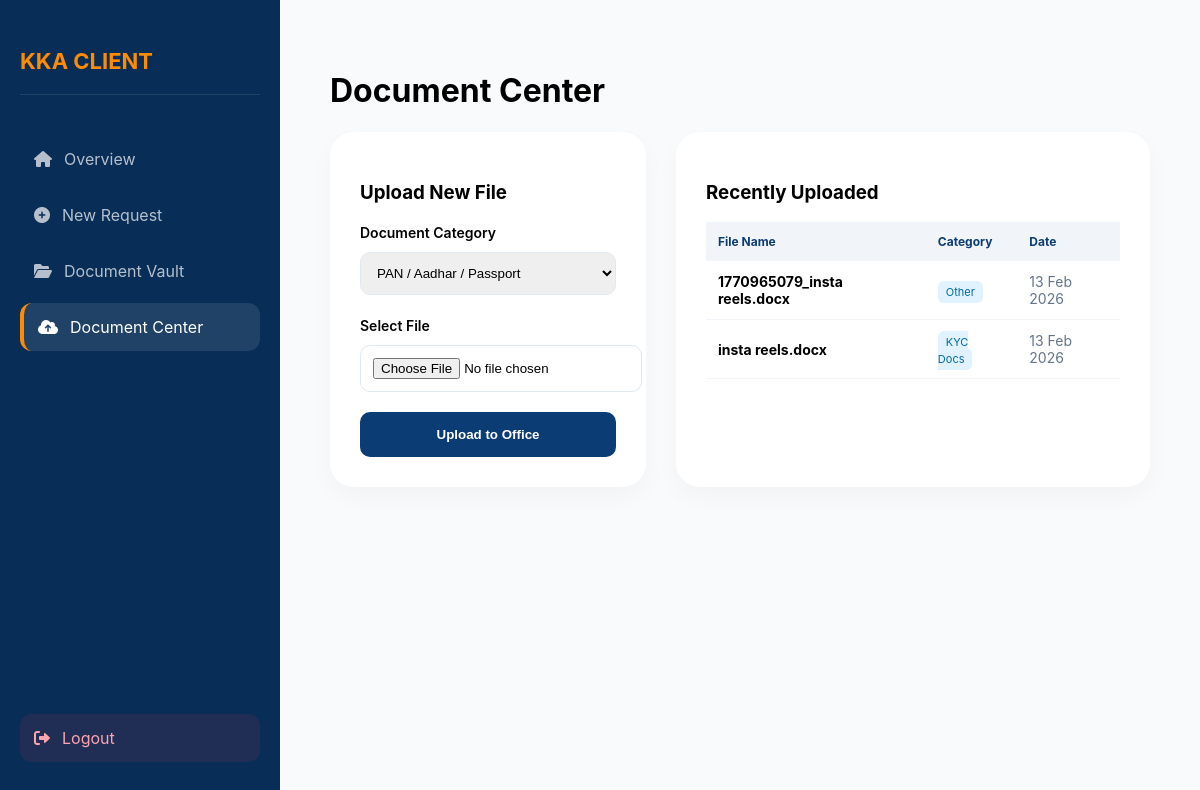
Screenshot of /client/upload-docs.php (signed in) with the database file from the repository.
### tables this page shows
CREATE TABLE `client_documents` (
  `id` int(11) NOT NULL,
  `client_id` varchar(50) DEFAULT NULL,
  `doc_category` enum('center','vault') DEFAULT 'center',
  `file_name` varchar(255) DEFAULT NULL,
  `file_path` varchar(255) DEFAULT NULL,
  `upload_date` timestamp NOT NULL DEFAULT current_timestamp(),
  `category` varchar(100) DEFAULT 'Other',
  `assigned_to` varchar(255) DEFAULT NULL,
  `status` varchar(50) DEFAULT 'Assigned',
  `employee_remarks` text DEFAULT NULL,
  `result_file` varchar(255) DEFAULT NULL,
  `created_at` timestamp NOT NULL DEFAULT current_timestamp(),
  `admin_note` text DEFAULT NULL,
  `instruction` text DEFAULT NULL
);

### client/upload-docs.php (the view, shortened to what this page needs)
<?php
include('../db.php');
$cid = $_SESSION['user']['identifier'];
?>
<!DOCTYPE html>
<html lang="en">
<head>
    <link rel="stylesheet" href="https://cdnjs.cloudflare.com/ajax/libs/font-awesome/6.0.0/css/all.min.css">
</head>
<body>
    <div class="sidebar">
        <h2>KKA CLIENT</h2>
        <a href="client-dashboard.php"><i class="fas fa-home"></i> Overview</a>
        <a href="request-service.php"><i class="fas fa-plus-circle"></i> New Request</a>
        <a href="my-documents.php"><i class="fas fa-folder-open"></i> Document Vault</a>
        <a href="upload-docs.php" class="active"><i class="fas fa-cloud-upload-alt"></i> Document Center</a>
        <a href="../logout.php" class="logout-link"><i class="fas fa-sign-out-alt"></i> Logout</a>
    </div>
    <div class="main">
        <h1>Document Center</h1>
        <div class="upload-container">
            <div class="card">
                <h3>Upload New File</h3>
                <form method="POST" enctype="multipart/form-data">
                   <label style="font-size:14px; font-weight:600;">Document Category</label>
<select name="category" required>
    <optgroup label="Identity & Registration">
        <option value="KYC Docs">PAN / Aadhar / Passport</option>
    </optgroup>
</select>
                    <label style="font-size:14px; font-weight:600;">Select File</label>
                    <input type="file" name="doc_file" required>
                    <button type="submit" name="upload" class="btn-primary">Upload to Office</button>
                </form>
            </div>
            <div class="card">
                <h3>Recently Uploaded</h3>
                <table>
                    <thead>
                        <tr><th>File Name</th><th>Category</th><th>Date</th></tr>
                    </thead>
                    <tbody>
                        <?php
                        $docs = $conn->query("SELECT * FROM client_documents WHERE client_id='$cid' ORDER BY id DESC LIMIT 5");
                        if($docs->num_rows > 0) {
                            while($d = $docs->fetch_assoc()){
                                echo "<tr>
                                    <td><strong>{$d['file_name']}</strong></td>
                                    <td><span class='badge'>{$d['category']}</span></td>
                                    <td style='color:#64748b;'>".date('d M Y', strtotime($d['upload_date']))."</td>
                                </tr>";
                            }
                        } else {
                            echo "<tr><td colspan='3' style='text-align:center; padding:20px; color:#94a3b8;'>No uploads yet.</td></tr>";
                        }
                        ?>
                    </tbody>
                </table>
            </div>
        </div>
    </div>
</body>
</html>

### client/upload-docs.php (style rules this page uses)
:root { --navy: #0b3c74; --orange: #ff8c00; --sidebar: #082d56; --bg: #f8fafc; }
body { display:flex; margin:0; background:var(--bg); font-family: 'Inter', sans-serif; }
.sidebar { width:280px; background:var(--sidebar); color:white; height:100vh; position:fixed; padding:30px 20px; box-sizing: border-box; display: flex; flex-direction: column; }
.sidebar h2 { font-size: 22px; color: var(--orange); margin-bottom: 40px; border-bottom: 1px solid rgba(255,255,255,0.1); padding-bottom: 20px; }
.sidebar a { color:rgba(255,255,255,0.7); text-decoration:none; display:flex; align-items:center; gap:12px; padding:14px; margin-bottom:8px; border-radius:12px; transition: 0.3s; }
.sidebar a:hover, .sidebar a.active { background:rgba(255,255,255,0.1); color:white; border-left: 4px solid var(--orange); }
.logout-link { margin-top: auto; color: #fda4af !important; background: rgba(244, 63, 94, 0.1); }
.main { margin-left:280px; padding:50px; width:calc(100% - 280px); }
.upload-container { display: grid; grid-template-columns: 1fr 1.5fr; gap: 30px; }
.card { background:white; padding:30px; border-radius:24px; box-shadow:0 10px 25px rgba(0,0,0,0.03); }
input, select { width:100%; padding:12px; margin:10px 0 20px; border:1.5px solid #e2e8f0; border-radius:10px; }
.btn-primary { background:var(--navy); color:white; border:none; padding:15px; width:100%; border-radius:10px; font-weight:700; cursor:pointer; transition: 0.3s; }
table { width:100%; border-collapse:collapse; margin-top:10px; }
th { text-align:left; padding:12px; background:#f1f5f9; color:var(--navy); font-size:12px; }
td { padding:12px; border-bottom:1px solid #f1f5f9; font-size:14px; }
.badge { padding:4px 8px; border-radius:6px; font-size:11px; background:#e0f2fe; color:#0369a1; }

### rows the page displays
client_documents: file_name "1770965079_insta reels.docx", category "Other", upload_date "13 Feb 2026"
client_documents: file_name "insta reels.docx", category "KYC Docs", upload_date "13 Feb 2026"
